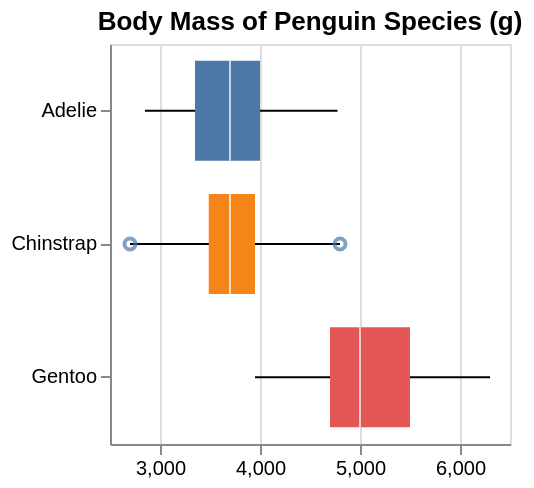

Vega-Lite specification stored for this chart:
### Vega specification from a JSON file in a GitHub repository (floating-point values rounded to 4 significant figures)
{"$schema": "https://vega.github.io/schema/vega/v5.json", "background": "white", "padding": 5, "width": 200, "height": 200, "title": {"text": "Body Mass of Penguin Species (g)", "frame": "group"}, "style": "cell", "data": [{"name": "source_0", "values": [{"Species": "Adelie", "lower": 2850, "q1": 3350, "median": 3700, "q3": 4000, "upper": 4775, "outliers": []}, {"Species": "Chinstrap", "lower": 2700, "q1": 3488.0, "median": 3700, "q3": 3950, "upper": 4800, "outliers": [2700, 4800]}, {"Species": "Gentoo", "lower": 3950, "q1": 4700, "median": 5000, "q3": 5500, "upper": 6300, "outliers": []}]}, {"name": "data_1", "source": "source_0", "transform": [{"type": "filter", "expr": "isValid(datum[\"lower\"]) && isFinite(+datum[\"lower\"])"}]}, {"name": "data_2", "source": "source_0", "transform": [{"type": "filter", "expr": "isValid(datum[\"q1\"]) && isFinite(+datum[\"q1\"])"}]}, {"name": "data_3", "source": "source_0", "transform": [{"type": "filter", "expr": "isValid(datum[\"median\"]) && isFinite(+datum[\"median\"])"}]}, {"name": "data_4", "source": "source_0", "transform": [{"type": "flatten", "fields": ["outliers"], "as": ["outliers"]}, {"type": "filter", "expr": "isValid(datum[\"outliers\"]) && isFinite(+datum[\"outliers\"])"}]}], "marks": [{"name": "layer_0_marks", "type": "rule", "style": ["rule"], "from": {"data": "data_1"}, "encode": {"update": {"stroke": {"value": "black"}, "description": {"signal": "\"lower: \" + (format(datum[\"lower\"], \"\")) + \"; Species: \" + (isValid(datum[\"Species\"]) ? datum[\"Species\"] : \"\"+datum[\"Species\"]) + \"; upper: \" + (format(datum[\"upper\"], \"\"))"}, "x": {"scale": "x", "field": "lower"}, "x2": {"scale": "x", "field": "upper"}, "y": {"scale": "y", "field": "Species", "band": 0.5}}}}, {"name": "layer_1_marks", "type": "rect", "style": ["bar"], "from": {"data": "data_2"}, "encode": {"update": {"fill": {"scale": "color", "field": "Species"}, "ariaRoleDescription": {"value": "bar"}, "description": {"signal": "\"q1: \" + (format(datum[\"q1\"], \"\")) + \"; Species: \" + (isValid(datum[\"Species\"]) ? datum[\"Species\"] : \"\"+datum[\"Species\"]) + \"; q3: \" + (format(datum[\"q3\"], \"\"))"}, "x": {"scale": "x", "field": "q1"}, "x2": {"scale": "x", "field": "q3"}, "y": {"scale": "y", "field": "Species"}, "height": {"signal": "max(0.25, bandwidth('y'))"}}}}, {"name": "layer_2_marks", "type": "rect", "style": ["tick"], "from": {"data": "data_3"}, "encode": {"update": {"opacity": {"value": 0.7}, "fill": {"value": "white"}, "ariaRoleDescription": {"value": "tick"}, "description": {"signal": "\"median: \" + (format(datum[\"median\"], \"\")) + \"; Species: \" + (isValid(datum[\"Species\"]) ? datum[\"Species\"] : \"\"+datum[\"Species\"])"}, "y": {"scale": "y", "field": "Species"}, "height": {"signal": "max(0.25, bandwidth('y'))"}, "xc": {"scale": "x", "field": "median"}, "width": {"value": 1}}}}, {"name": "layer_3_marks", "type": "symbol", "style": ["point", "boxplot-outliers"], "from": {"data": "data_4"}, "encode": {"update": {"opacity": {"value": 0.7}, "fill": {"value": "transparent"}, "stroke": {"value": "#4c78a8"}, "ariaRoleDescription": {"value": "point"}, "description": {"signal": "\"outliers: \" + (format(datum[\"outliers\"], \"\")) + \"; Species: \" + (isValid(datum[\"Species\"]) ? datum[\"Species\"] : \"\"+datum[\"Species\"])"}, "x": {"scale": "x", "field": "outliers"}, "y": {"scale": "y", "field": "Species", "band": 0.5}}}}], "scales": [{"name": "x", "type": "linear", "domain": {"fields": [{"data": "data_1", "field": "lower"}, {"data": "data_1", "field": "upper"}, {"data": "data_2", "field": "q1"}, {"data": "data_2", "field": "q3"}, {"data": "data_3", "field": "median"}, {"data": "data_4", "field": "outliers"}]}, "range": [0, {"signal": "width"}], "zero": false, "nice": true}, {"name": "y", "type": "band", "domain": {"fields": [{"data": "data_1", "field": "Species"}, {"data": "data_2", "field": "Species"}, {"data": "data_3", "field": "Species"}, {"data": "data_4", "field": "Species"}], "sort": true}, "range": [0, {"signal": "height"}], "paddingInner": 0.25, "paddingOuter": 0.125}, {"name": "color", "type": "ordinal", "domain": {"data": "data_2", "field": "Species", "sort": true}, "range": "category"}], "axes": [{"scale": "x", "orient": "bottom", "gridScale": "y", "grid": true, "tickCount": {"signal": "ceil(width/40)"}, "domain": false, "labels": false, "aria": false, "maxExtent": 0, "minExtent": 0, "ticks": false, "zindex": 0}, {"scale": "x", "orient": "bottom", "grid": false, "labelFlush": true, "labelOverlap": true, "tickCount": {"signal": "ceil(width/40)"}, "zindex": 0}, {"scale": "y", "orient": "left", "grid": false, "zindex": 0}]}
